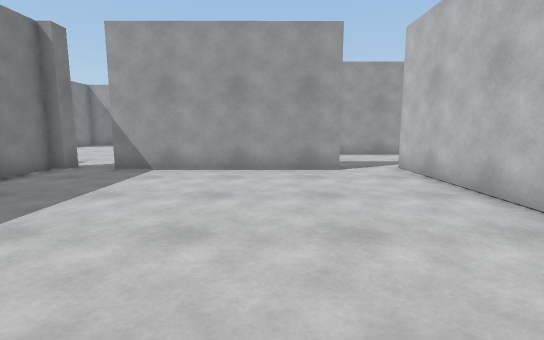
View 1 (above)

23 first-person views from a walk through a Unity game level. The camera is 1.2 m above the floor, tilts 8° down and sees 85° across. The floor is counted in squares, 1 m on a side. Each view is taken from the middle of a square. On the plan, view 1 faces up. The plan holds only what a view shows up to about 13 squares ahead; the rest is blank. The place goes on beyond the plan.

View 2
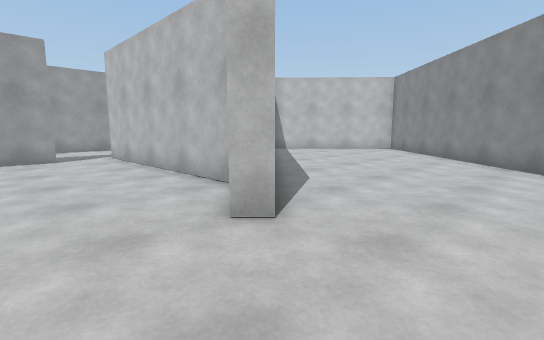

View 3
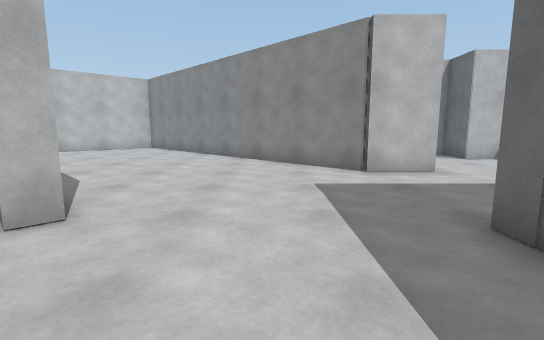

View 4
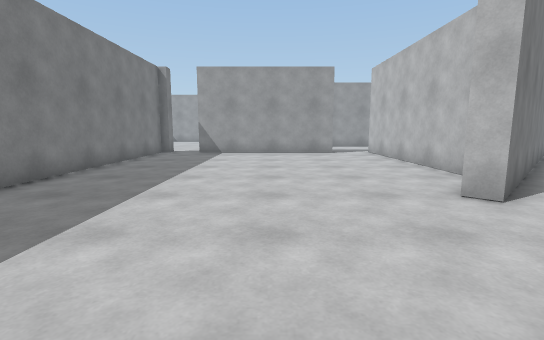

View 5
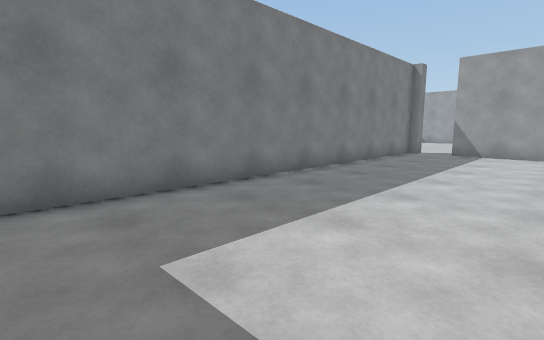

View 6
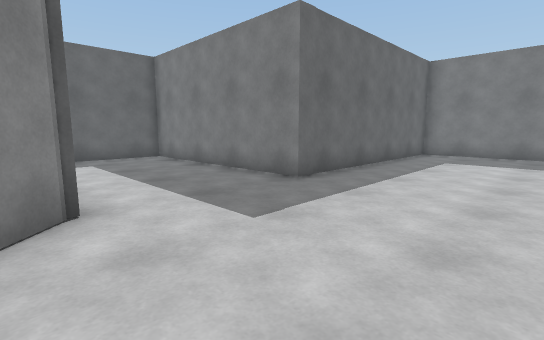

View 7
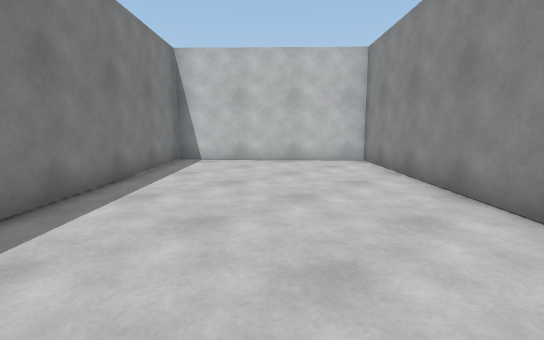

View 8
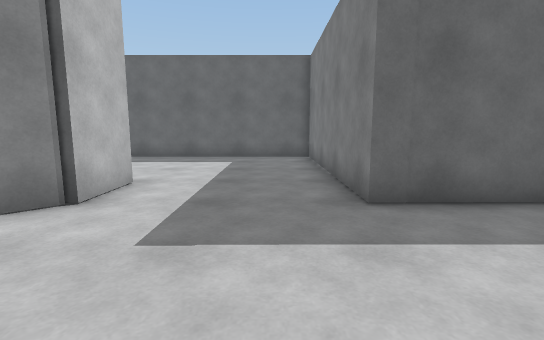

View 9
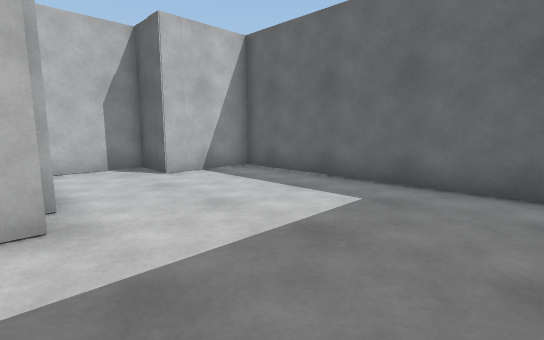

View 10
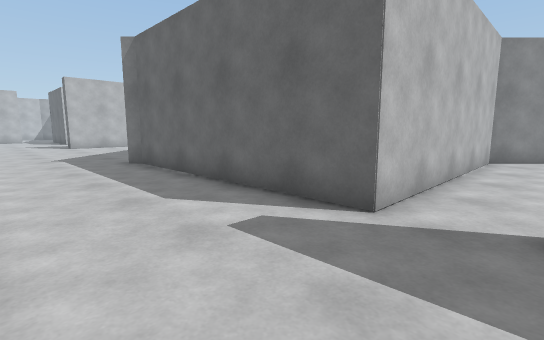

View 11
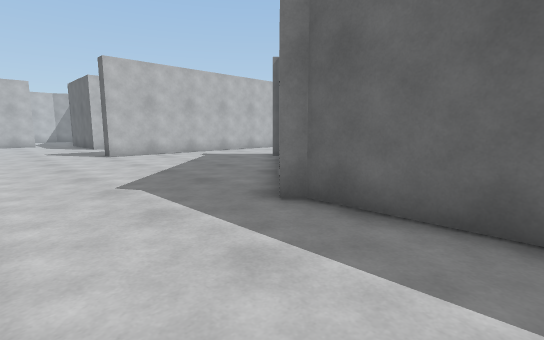

View 12
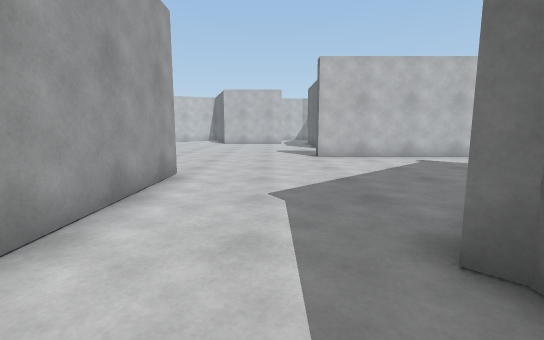

View 13
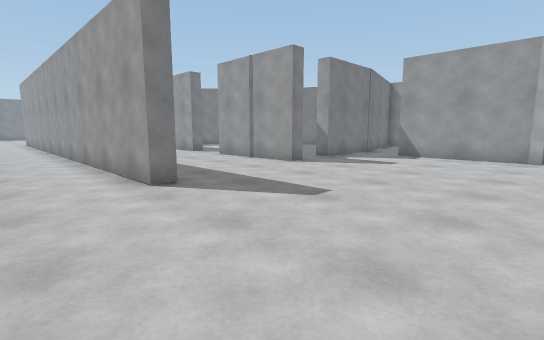

View 14
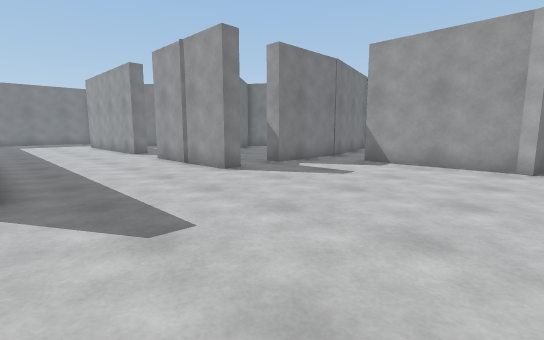

View 15
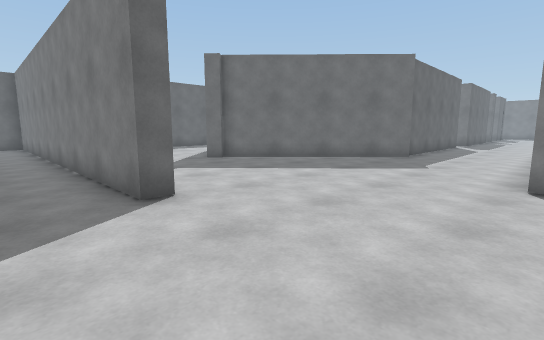

View 16
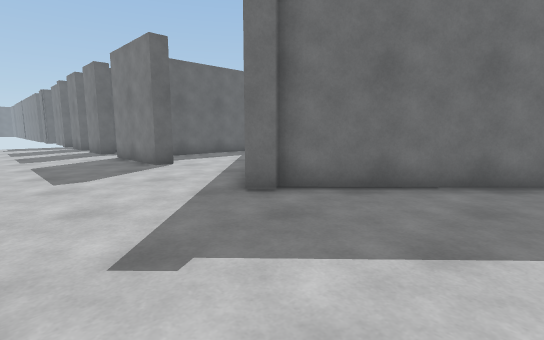

View 17
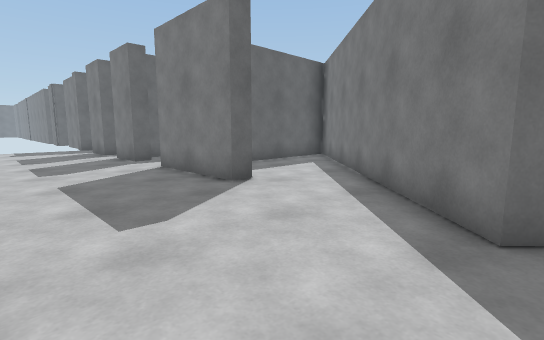

View 18
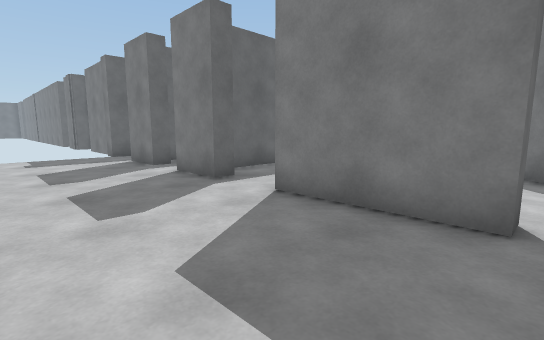

View 19
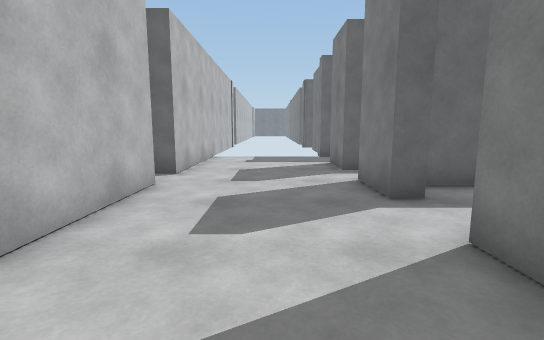

View 20
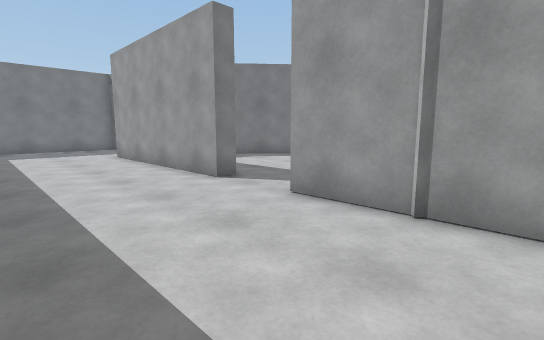

View 21
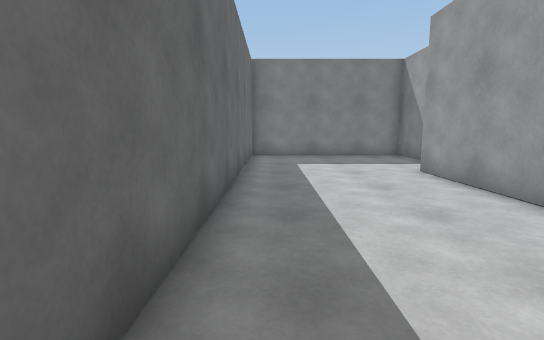

View 22
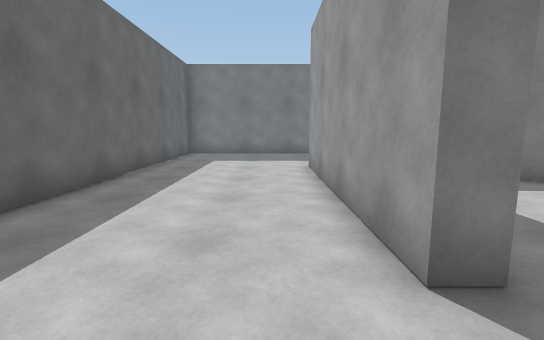

View 23
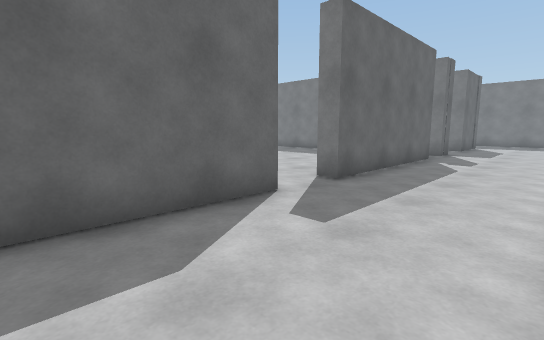

### Floor plan
Points are (right, up) in squares from view 1. A wall is a line through its corners. A room is listed if a view was taken in it or the views show most of it. See-through windows are left out.
Room 1 (views 1, 2, 3, 4, 5, 6, 7, 8, 9)
walls: (2.6, -0.6) (3.9, 0.7) (3.9, 9); (7.1, -8.5) (7.1, -6.7) (17.3, 3.4) (12.4, 8.5) (2.8, -1.3) (2.3, -0.9); (2, 8.6) (-4.6, 8.5); (-6, -6.7) (2.4, -6.7) (2.4, -14.4) (10.5, -14.4) (10.5, -11.6) (12.1, -11.6) (12.1, -9.2); (-6, 8.5) (-6.4, 8.5) (-6.4, -6.2)
ways out: opening at (-5.5, 9) to room 2; opening at (2.5, 9) to room 2
Room 2 (views 10, 11, 12, 13, 14, 15, 16, 17, 18, 19, 20, 21, 22, 23)
walls: (17.9, 14.2) (17.9, 13.5) (7.9, 13.5); (17.9, 4.1) (18.3, 3.6) (11, -3.7); (3.9, 9) (12.1, 9.1) (12.4, 9.4) (17.8, 3.8); (9.9, 19.8) (9.9, 19.2) (2.6, 19.1); (16.8, 19.9) (16.8, 19.2) (12.3, 19.2); (22.5, 2.6) (22.5, 9.1) (23.1, 9.1) (23.1, -2.8); (17.2, -1.3) (17.9, -1.3) (17.9, -5); (11.4, -4.1) (15.9, -4.1); (16.8, 24.5) (16.8, 21.6) (16.1, 21.6); (-1.6, 14.1) (10.3, 14.1); (0, 20.6) (-2, 20.6) (-2, 14.1); (23.1, 24.1) (18.8, 24); (17.4, -7) (17.9, -7) (17.9, -8.9); (-4.6, 9) (2, 9) (2, 8.6); (23.5, 24.4) (23.4, 24) (23, 24.1); (-6.8, 9) (-6, 9) (-6, 8.5); (22.5, -8.4) (22.5, -4.6); (17.4, -10.4) (17.9, -10.4) (17.9, -12.4); (17.2, -14.4) (17.9, -14.3) (17.9, -15); (22.5, -15.1) (22.5, -9.7)
ways out: opening at (-5.5, 9) to room 1; opening at (2.5, 9) to room 1; opening at (11.5, 19.5); opening at (16, 21); opening at (18, -10); opening at (18, -6); opening at (23, -9)

Positions as (right, up) in squares from view 1, and headings:
1: (0, 0), facing up
2: (0, -4), facing up-right
3: (-1, -4), facing right
4: (-1, -6), facing up
5: (-1, -6), facing up-left
6: (8, -2), facing down-left
7: (7, -2), facing up-right
8: (4, -2), facing down
9: (3, -8), facing down-right
10: (2, 13), facing down-right
11: (9, 13), facing down-right
12: (10, 11), facing right
13: (24, 11), facing up-left
14: (24, 14), facing up-left
15: (25, 14), facing down-left
16: (22, 8), facing down-left
17: (22, 4), facing down-left
18: (22, -1), facing down-left
19: (20, -2), facing down
20: (16, 15), facing up-left
21: (11, 15), facing left
22: (12, 18), facing left
23: (8, 13), facing down-left
